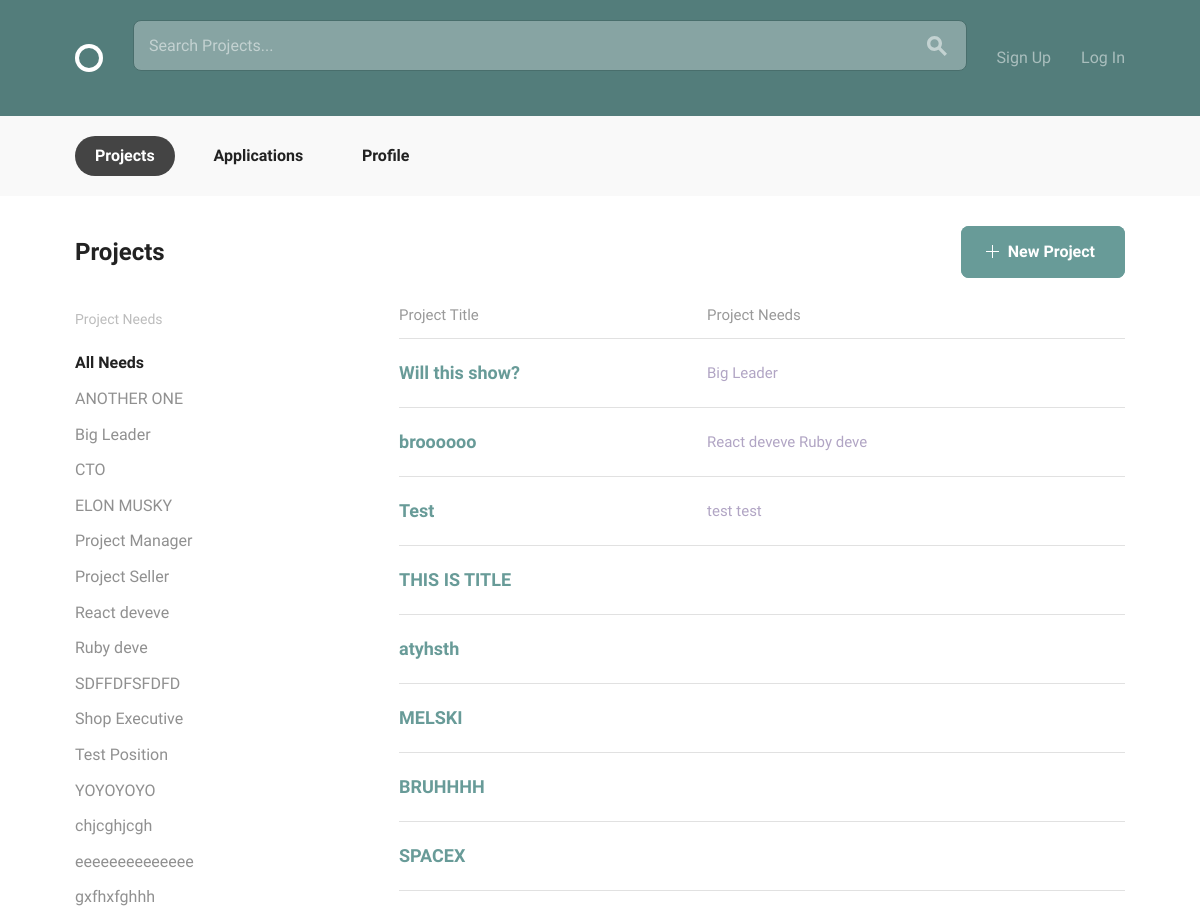
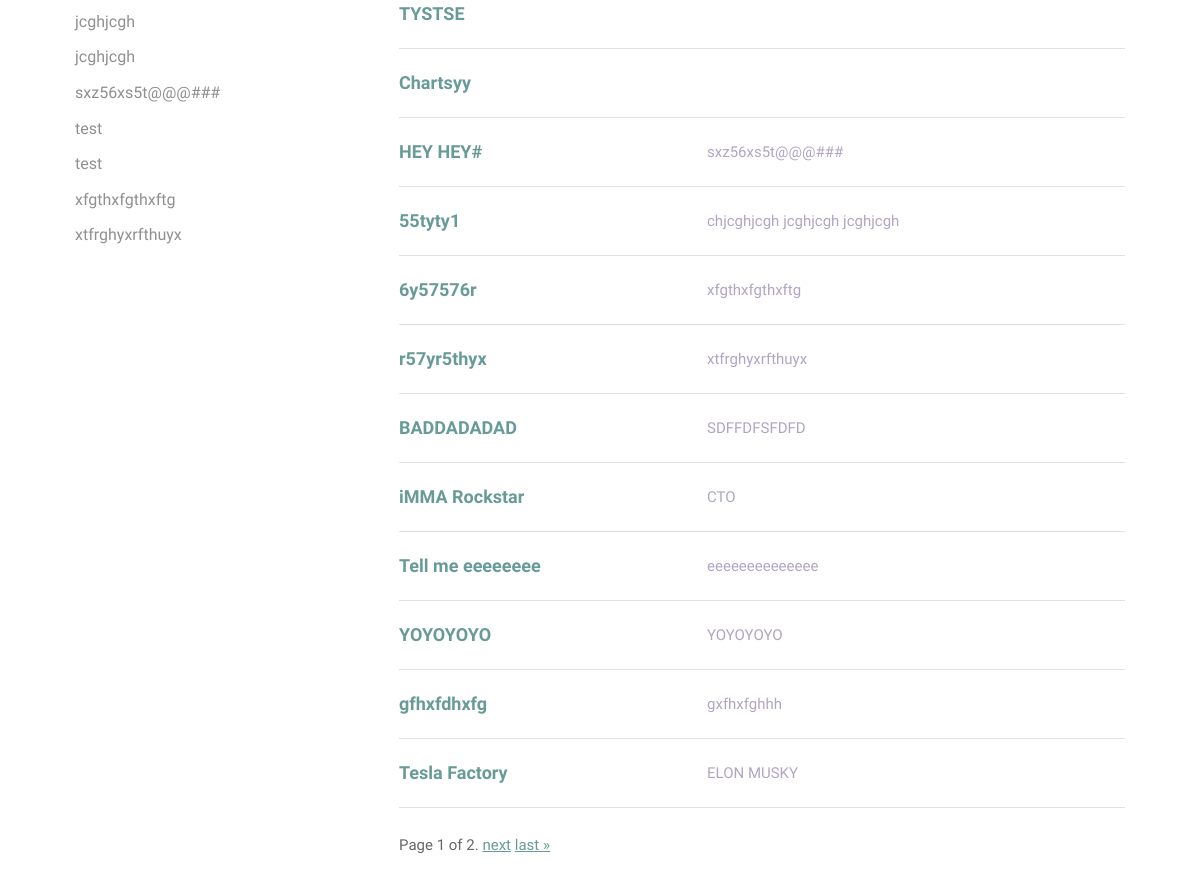
Page /projects/ on the earlier database version (2 pictures, top to bottom).
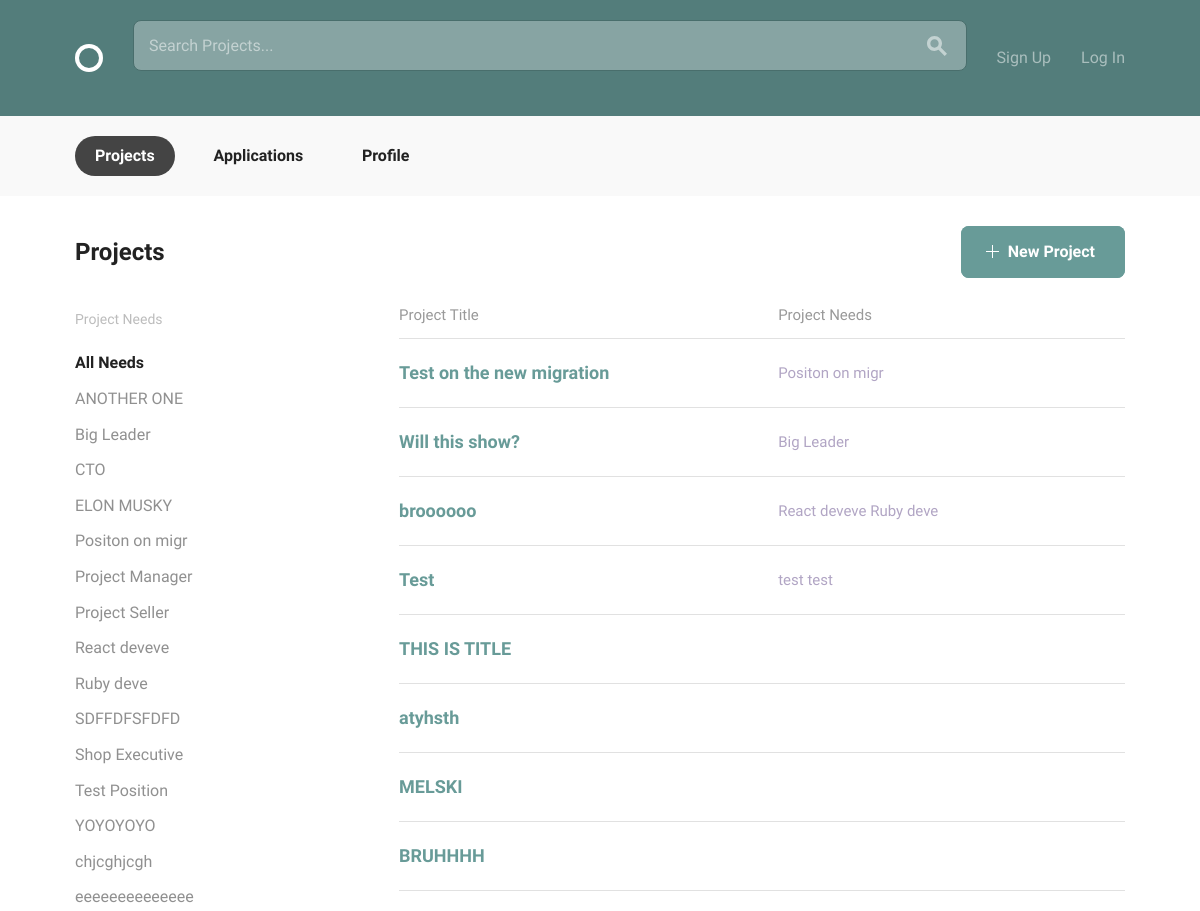
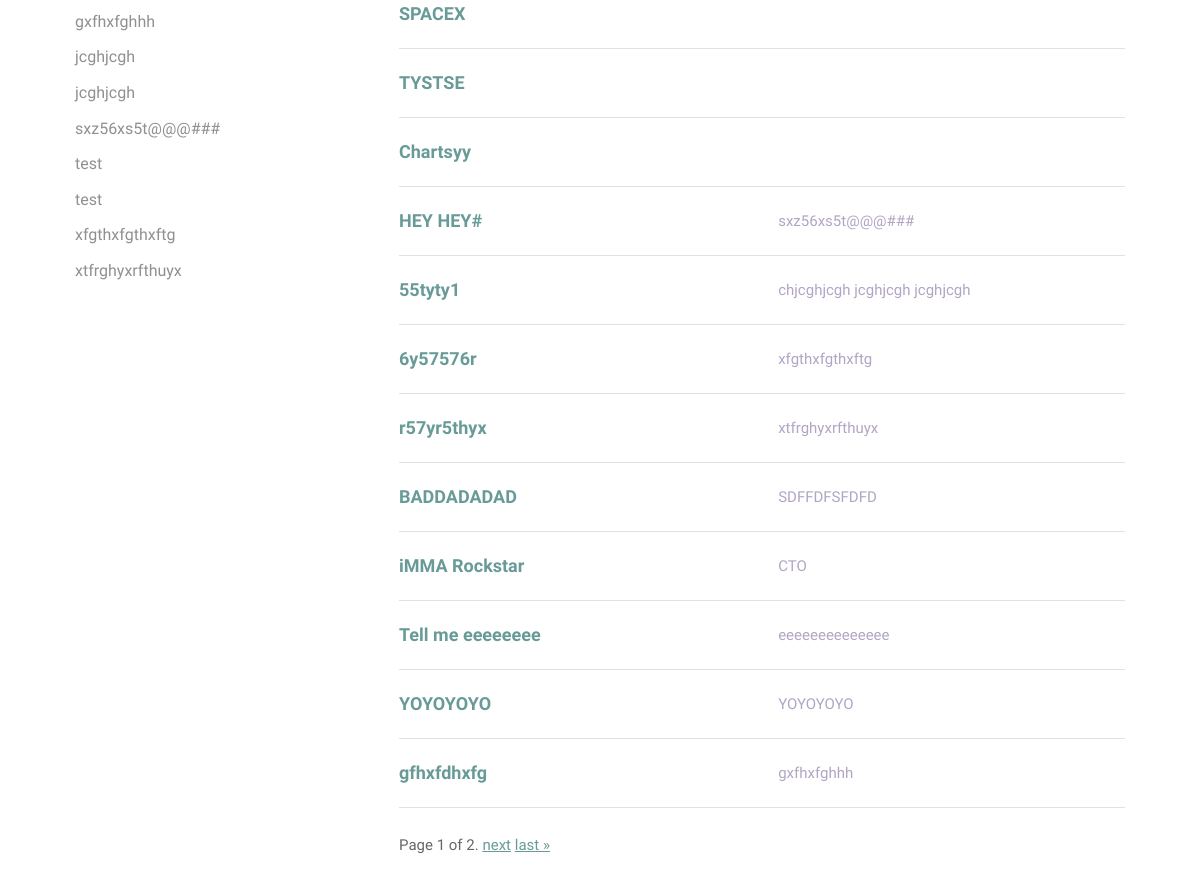
Same page on the later database version (2 pictures, top to bottom).
### projects/models.py (models this page shows, shortened)
class Position(models.Model):
    project_master = models.ForeignKey(Project, on_delete=models.CASCADE, related_name="position_set", null=True)
    position_title = models.CharField(max_length=15)
    position_description = models.CharField(max_length=150)
    skills = models.ManyToManyField('accounts.Skill')
    class Meta:
        ordering = ['position_title']

class Project(models.Model):
    owner = models.ForeignKey(settings.AUTH_USER_MODEL, on_delete=models.CASCADE, null=True)
    title = models.CharField(max_length=30)
    slug = models.SlugField(null=True)
    description = models.CharField(max_length=150)
    timeline = models.CharField(max_length=30)
    requirements = models.CharField(max_length=150)
    date_created = models.DateTimeField(default=timezone.now)
    positions = models.ManyToManyField('Position', related_name="projects", default=None)
    count = models.IntegerField(null=True, default=0)
    class Meta:
        ordering = ['-date_created']

### projects/views.py (the view)
# urls.py: path('', views.ProjectList.as_view(), name='projects'),
class ProjectList(ListView):
    model = Project
    template_name = "project_list.html"
    context_object_name = "projects"
    paginate_by = 20
    def get_queryset(self):
        position_val = self.request.GET.get('position','')
        if position_val == '':
            return Project.objects.all()
        else:
            projects = Project.objects.filter(position_set__position_title=position_val)
            return projects
    def get_context_data(self, **kwargs):
        context = super().get_context_data(**kwargs)
        context['now'] = timezone.now()
        context['positions_list'] = Position.objects.all()
        return context

### projects/templates/project_list.html (shortened to what this page needs)
{% extends 'layout.html' %}
{% block body_content %}
  <body>
    <div class="circle--actions--bar">
      <nav class="bounds">
        <ul class="circle--pill--list">
          <li><a class="selected" href="{% url 'projects:projects' %}">Projects</a></li>
          <li><a href="{% url 'projects:applications_list' %}">Applications</a></li>
          <li><a href="{% url 'accounts:profile' %}">Profile</a></li>
        </ul>
      </nav>
    </div>
    <div class="bounds circle--page">
      <div class="circle--page--header circle--fluid">
        <div class="circle--fluid--cell circle--fluid--primary">
          <h2>Projects</h2>
        </div>
        <div class="circle--fluid--cell circle--fluid--secondary">
          <a class="button button-primary icon-on-left"  href="{% url 'projects:project_create' %}">
            <svg version="1.1" xmlns="http://www.w3.org/2000/svg" xmlns:xlink="http://www.w3.org/1999/xlink" x="0px" y="0px" viewBox="0 0 13 13" style="enable-background:new 0 0 13 13;" xml:space="preserve" class="add">
              <polygon points="7,6 7,0 6,0 6,6 0,6 0,7 6,7 6,13 7,13 7,7 13,7 13,6 "/>
            </svg>
            New Project
          </a>
        </div>
      </div>
      <div class="grid-25">
        <div class="circle--filter circle--secondary--module">
          <h4>Project Needs</h4>
          <ul class="circle--filter--list">
            <li><a class="selected">All Needs</a></li>
            {% for position in positions_list %}
            <li><a href="{{ request.path }}?position={{ position.position_title | urlencode }}">{{ position.position_title }}</a></li>
            {% endfor %}
          </ul>
        </div>
      </div>
      <div class="grid-70 grid-push-5">
        <table class="u-full-width circle--table">
          <thead>
            <tr>
              <th>Project Title</th>
              <th class="circle--cell--right">Project Needs</th>
            </tr>
          </thead>
          {% for project in projects %}
          <tbody>
            <tr class="clickable-row" data-href="{% url 'projects:project_details' slug=project.slug %}">
              <td>
                <h3>{{project.title}}</h3>
              </td>
              <td class="circle--cell--right">
                {% for position in project.position_set.all %}
                <span class="secondary-label">{{ position.position_title }}</span>
                {% endfor %}
              </td>
            </tr>
          </tbody>
          {% endfor %}
        </table>
          <div class="pagination">
              <span class="step-links">
                  <span class="current">
                      Page {{ page_obj.number }} of {{ page_obj.paginator.num_pages }}.
                  </span>
                  {% if page_obj.has_next %}
                      <a href="?page={{ page_obj.next_page_number }}">next</a>
                      <a href="?page={{ page_obj.paginator.num_pages }}">last &raquo;</a>
                  {% endif %}
              </span>
          </div>
      </div>
    </div>
  </body>
{% endblock %}

Differences in the rows shown:
no longer on this page (row unchanged): Project: title "Tesla Factory", Position (position_title "ELON MUSKY")
added Position: position_title "Positon on migr"
added Project: title "Test on the new migration"
